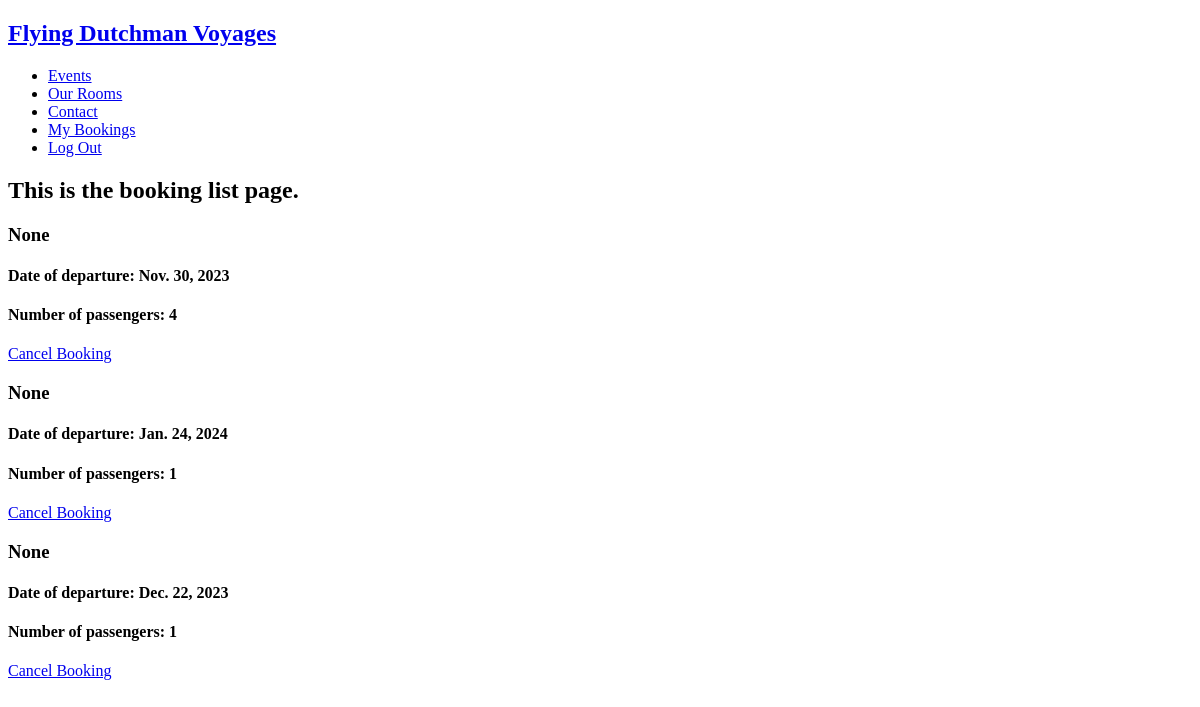
The page /manage_bookings/ (signed in) on the database as committed earlier.
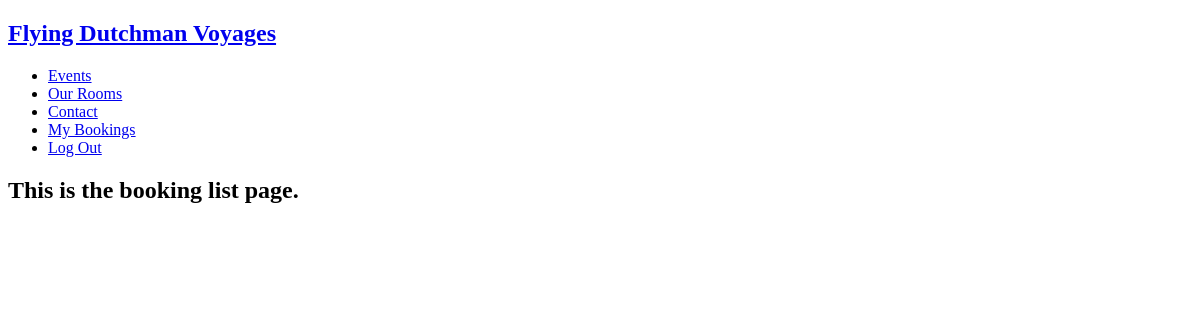
The same page on the database as committed later.
### fd_bookings/models.py (models this page shows, shortened)
class Booking(models.Model):
    user = models.ForeignKey(User, on_delete=models.PROTECT)
    created_on = models.DateTimeField(auto_now_add=True)
    modified_on = models.DateTimeField(auto_now=True)
    booking_date = models.DateField()
    room = models.ForeignKey(Room, on_delete=models.PROTECT, null=True)
    num_passengers = models.PositiveSmallIntegerField()
    total_cost = models.DecimalField(decimal_places=2, max_digits=10, default=0)
    def get_room_name(self):
        room_categories = dict(self.room.ROOM_CATEGORIES)
        room_category = room_categories.get(self.room.category)
        return room_category
    def get_cancel_booking(self):
        return reverse_lazy('fd_bookings:CancelBooking', args=[self.pk])

class Room(models.Model):
    ROOM_CATEGORIES = (
        ('CAPQ', 'Captain\'s Quarters'),
        ('DCBN', 'Double Cabin'),
        ('SCBN', 'Single Cabin'),
        ('CRWH', 'Crew Hammocks'),
    )
    category = models.CharField(max_length=4, choices=ROOM_CATEGORIES)
    number = models.IntegerField()
    beds = models.IntegerField()
    capacity = models.IntegerField()
    room_cost = models.DecimalField(decimal_places=2, max_digits=10, null=True)

### fd_bookings/views.py (the view)
# urls.py: path('manage_bookings/', views.ViewBookingList.as_view(), name='ViewBookingList'),
class ViewBookingList(generic.ListView):
    model = Booking
    template_name = 'fd_bookings/manage_bookings.html'
    def get_queryset(self, *args, **kwargs):
        if self.request.user.is_staff:
            booking_list = Booking.objects.all()
            return booking_list
        else:
            booking_list = Booking.objects.filter(user=self.request.user)
            return booking_list

### fd_bookings/templates/fd_bookings/manage_bookings.html
{% extends 'base.html' %}
{% block content %}
<h2>
    This is the booking list page.
</h2>
{% for booking in booking_list %}
<div>
    <h3>{{ booking.get_room_name }}</h3>
    <h4>Date of departure: {{ booking.booking_date }}</h4>
    <h4>Number of passengers: {{ booking.num_passengers }}</h4>
    <a href="{{ booking.get_cancel_booking }}"><p>Cancel Booking</p></a>
</div>
{% endfor %}
{% endblock %}

### templates/base.html (shortened to what this page needs)
<!DOCTYPE html>
<html lang="en">
<head>
</head>
<body>
    <header>
        <nav>
            <a href="{% url 'home' %}"><h1>Flying Dutchman Voyages</h1></a>
            <ul>
                <li>
                    <a href="{% url 'events' %}">Events</a>
                </li>
                <li>
                    <a href="{% url 'fd_bookings:RoomList' %}">Our Rooms</a>
                </li>
                <li>
                    <a href="{% url 'contact' %}">Contact</a>
                </li>
                {% if user.is_authenticated %}
                <li>
                    <a href="{% url 'fd_bookings:ViewBookingList' %}">My Bookings</a>
                </li>
                <li>
                    <a href="{% url 'account_logout' %}">Log Out</a>
                </li>
                {% endif %}
            </ul>
        </nav>
    </header>
    {% block content %}{% endblock content %}
</body>
</html>

Rows that differ between the two databases and show on the page:
removed Booking: get_room_name "None", booking_date "Nov. 30, 2023", num_passengers "4"
removed Booking: get_room_name "None", booking_date "Jan. 24, 2024", num_passengers "1"
removed Booking: get_room_name "None", booking_date "Dec. 22, 2023", num_passengers "1"
